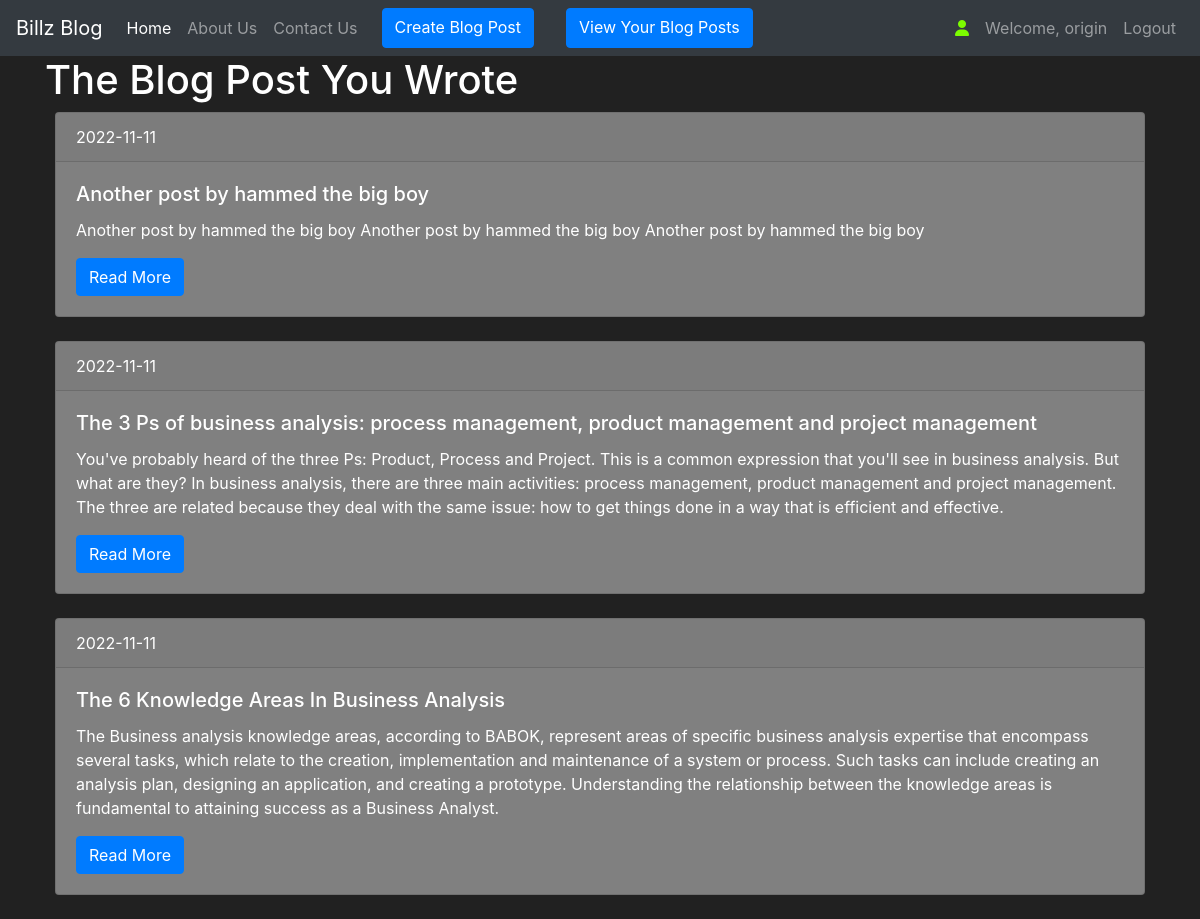
The page /my-post/1/ (signed in) on the database its author committed.
### blog/models.py (models this page shows, shortened)
class User(db.Model, UserMixin):
    __tablename__= 'user'
    id = db.Column(db.Integer(), primary_key=True)
    fname = db.Column(db.String(length=30), nullable=False)
    lname = db.Column(db.String(length=30), nullable=False)
    username = db.Column(db.String(length=30), nullable=False, unique=True)
    email_address = db.Column(db.String(length=50), nullable=False, unique=True)
    password_hash = db.Column(db.String(length=60), nullable=False)
    post = db.relationship('Post', backref='owned_user', lazy=True)
    @property
    def password(self):
        return self.password

class Post(db.Model):
    __tablename__= 'post'
    id = db.Column(db.Integer(), primary_key=True)
    title = db.Column(db.String(length=140), nullable=False)
    slug = db.Column(db.String(length=140), nullable=False, unique=True)
    body = db.Column(db.Text)
    author = db.Column(db.String(length=240))
    created = db.Column(db.DateTime, default=datetime.now())
    owner = db.Column(db.Integer(), db.ForeignKey('user.id'))

### blog/routes.py (the view)
@app.route("/my-post/<int:id>/")
def my_post(id):
    mypost = Post.query.filter(Post.owner==id)
    return render_template("my-post.html", mypost=mypost)

### blog/models.py (called while the page is built)
@login_manager.user_loader
def load_user(user_id):
    return User.query.get(int(user_id))

### blog/templates/my-post.html (shortened to what this page needs)
{% extends 'base.html' %}
{% block content %}
    <div class="container">
        <h1>The Blog Post You Wrote</h1>
        {% for post in mypost %}
            <div class="card" style="background-color: grey;">
                <div class="card-header">
                {{ post.created.date() }}
                </div>
                <div class="card-body">
                <h5 class="card-title">{{ post.title }}</h5>
                <p class="card-text">{{ post.body }}</p>
                <a href="{{ url_for('post_details', slug=post.slug) }}" class="btn btn-primary">Read More</a>
                </div>
            </div>
            <br>
        {% endfor %}
    </div>
{% endblock %}

### blog/templates/base.html (shortened to what this page needs)
<!doctype html>
<html lang="en">
   <head>
      <link rel="stylesheet" href="../templates/static/css/style.css">
      <link rel="stylesheet" href="https://cdn.jsdelivr.net/npm/bootstrap@4.5.3/dist/css/bootstrap.min.css">
   </head>
   <body>
      <nav class="navbar navbar-expand-md navbar-dark bg-dark">
        <a class="navbar-brand" href="/">Billz Blog</a>
        <div class="collapse navbar-collapse" id="navbarNav">
            <ul class="navbar-nav mr-auto">
                <li class="nav-item active">
                    <a class="nav-link" href="{{ url_for('home_page') }}">Home <span class="sr-only">(current)</span></a>
                </li>
                <li class="nav-item">
                    <a class="nav-link" href="{{ url_for('about_page') }}">About Us</a>
                </li>
                <li class="nav-item">
                    <a class="nav-link" href="{{ url_for('contact_page') }}">Contact Us</a>
                </li>
                {% if current_user.is_authenticated %}
                    <a href="{{ url_for('create_blog') }}" class="btn btn-primary mr-3 ml-3">Create Blog Post</a><br>
                    <a href="{{ url_for('my_post', id=current_user.id) }}" class="btn btn-primary mr-3 ml-3">View Your Blog Posts</a>
                {% endif %}
            </ul>
            {% if current_user.is_authenticated %}
            <ul class="navbar-nav">
                <li class="nav-item">
                    <a class="nav-link" style="color: lawngreen; font-weight: bold;">
                        <i class="fas fa-user"></i>
                    </a>
                </li>
                <li class="nav-item">
                    <a class="nav-link">Welcome, {{ current_user.username }}</a>
                </li>
                <li class="nav-item">
                    <a class="nav-link" href="{{ url_for('logout_page') }}">Logout</a>
                </li>
            </ul>
            {% endif %}
        </div>
    </nav>
      {% block content %}
      {% endblock %}
   </body>
</html>

### blog/templates/static/css/style.css (style rules this page uses)
body { font-family: 'Lato', sans-serif; }
h1 { margin-bottom: 40px; }
.card { margin-left: 10px; margin-right: 10px; }

### blog/templates/base.html (style rules this page uses)
body { background-color: #212121; color: white }

### rows shown on the page
User: username "origin"
Post: created "2022-11-11", title "Another post by hammed the big boy", body "Another post by hammed the big boy Another post by hammed the big boy Another post by hammed the big boy"
Post: created "2022-11-11", title "The 3 Ps of business analysis: process management, product management and project management", body "You've probably heard of the three Ps: Product, Process and Project. This is a common expression that you'll see in business analysis. But what are they? In business analysis, there are three main activities: process management, product management and project management. The three are related because they deal with the same issue: how to get things done in a way that is efficient and effective."
Post: created "2022-11-11", title "The 6 Knowledge Areas In Business Analysis", body "The Business analysis knowledge areas, according to BABOK, represent areas of specific business analysis expertise that encompass several tasks, which relate to the creation, implementation and maintenance of a system or process. Such tasks can include creating an analysis plan, designing an application, and creating a prototype. Understanding the relationship between the knowledge areas is fundamental to attaining success as a Business Analyst."
